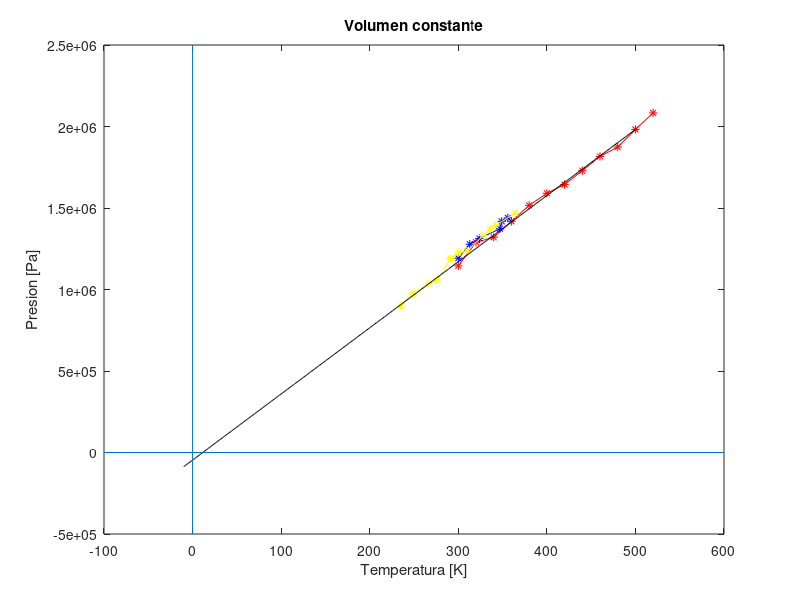

MATLAB code for this plot:
clc; clear;
%% PRIMER EXPERIMENTO (LEY DE GAY-LUSSAC)
format SHORTE

T1=[300 320 340 360 380 400 420 440 460 480 500 520]; 
P11=[11.3 12.6 12.9 13.6 15.1 15.6 16.2 17.3 18 18.9 19.8 20.6];
P12=[11.3 12.8 13.1 14.5 15.1 15.6 16.2 17.2 17.8 18.3 19.5 20.5];
P13=[11.3 12.8 13.1	13.9 14.7 15.9 16.3	16.7 18	18.3 19.4 20.6];

P=[P11; P12; P13];
P=mean(P);P=P.*(1.013e5);
figure(1)



plot(T1,P,'*-r')

TA=[300 313 324 347 349 356];
PA=[1192 1278 1313 1373 1418 1439];
PA=PA.*(1e3);
hold on;
plot(TA,PA,'*-b')

P1D=[1225 1235 1331 1370 1393 1467 1191 1059 1037 974 899 nan];
T1D=[300 310 328 336 342 364 291 276 267 248 235 nan];
t1d=[235 248 267 276    291 300 310 328 336 342 364];
p1d=[899 974 1037 1059  1191 1225 1235 1331 1370 1393 1467];

W=[300 320 340 360];
A= [300 313 324 347 349 356];


p1d=p1d.*(1e3);

TT=[235 248 267 276 T1(1:end)]
PP=[p1d(1:4) P(1:end)]

hold on;
plot(t1d,p1d,'*-y')

polynom= polyfit(TT,PP,1)
y1= polyval(polynom,-10:1:500);

hold on
plot(-10:1:500, y1,'k');

title('Volumen constante');
xlabel('Temperatura [K]');
ylabel('Presion [Pa]');

xL = xlim;
yL = ylim;
line([0 0], yL);  %x-axis
line(xL, [0 0]);